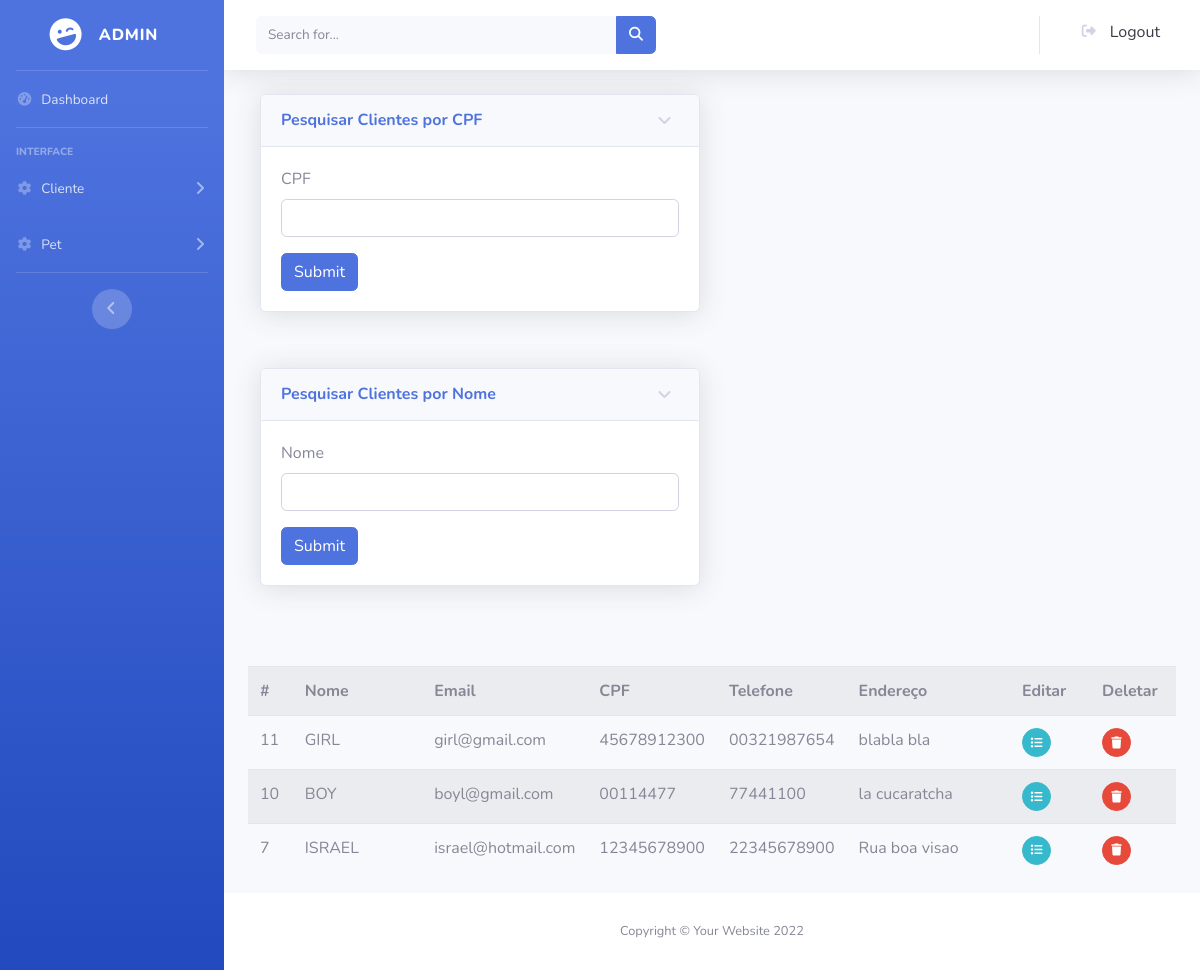
/produto/admin.php?rota=visualizar_cliente, run on the app's committed database.
### tables this page shows
CREATE TABLE `cliente` (
  `id_cliente` int(11) NOT NULL,
  `nome_cliente` varchar(150) NOT NULL,
  `email_cliente` varchar(200) NOT NULL,
  `cpf_cliente` varchar(14) NOT NULL,
  `telefone_cliente` varchar(17) NOT NULL,
  `endereco_cliente` varchar(300) NOT NULL,
  `data_cadastro_cliente` datetime NOT NULL DEFAULT current_timestamp()
);

### PHP_projetoClinicaPet/classes/Cliente.php (called while the page is built, shortened)
<?php
    include_once("../classes/Conexao.php");
    class Cliente {
        public $conexaoBD;
        public function __construct() {
            $objConexao = new Conexao();
            $this -> conexaoBD = $objConexao -> getConexao();
        }
        public function selecionarClientes() {
            $sql = "select * from cliente order by data_cadastro_cliente DESC";
            $this -> retornoBD = $this -> conexaoBD -> query($sql);
        }
    }

### PHP_projetoClinicaPet/classes/Conexao.php (called while the page is built)
<?php
    class Conexao{
        private $url;
        private $usuario;
        private $senha;
        private $baseDeDados;
        public function __construct() {
            $this -> url = "127.0.0.1";
            $this -> usuario = "root";
            $this -> senha = '';
            $this -> baseDeDados = 'clinica_pet';
        }
        public function getConexao() {
            return  new mysqli(
                $this -> url,
                $this -> usuario,
                $this -> senha,
                $this -> baseDeDados
            );
        }
    }

### include/visualizarCliente.php (the view, shortened to what this page needs)
<?php
    include_once("../classes/Cliente.php");
?>
<div class="col-lg-6" style="margin-bottom: 0.5rem;">
    <div class="card shadow mb-8">
        <a href="#collapseCardExample" class="d-block card-header py-3" data-toggle="collapse" role="button" aria-expanded="true" aria-controls="collapseCardExample">
            <h6 class="m-0 font-weight-bold text-primary">Pesquisar Clientes por CPF</h6>
        </a>
        <div class="collapse show" id="collapseCardExample">
            <div class="card-body">
                <form method="POST" action="">
                    <div class="mb-3">
                        <label for="cpf-cliente" class="form-label">CPF</label>
                        <input type="text" class="form-control" id="cpf-cliente" aria-describedby="cpfHelp" name="cpfCliente" required>
                    </div>
                    <button type="submit" class="btn btn-primary">Submit</button>
                </form>
            </div>
        </div>
    </div>
</div>
<br> <br>
<div class="col-lg-6" style="margin-bottom: 0.5rem;">
    <div class="card shadow mb-8">
        <a href="#collapseCardNome" class="d-block card-header py-3" data-toggle="collapse" role="button" aria-expanded="true" aria-controls="collapseCardNome">
            <h6 class="m-0 font-weight-bold text-primary">Pesquisar Clientes por Nome</h6>
        </a>
        <div class="collapse show" id="collapseCardNome">
            <div class="card-body">
                <form method="POST" action="">
                    <div class="mb-3">
                        <label for="nome-cliente" class="form-label">Nome</label>
                        <input type="text" class="form-control" id="nome-cliente" aria-describedby="nomeHelp" name="nomeCliente" required>
                    </div>
                    <button type="submit" class="btn btn-primary">Submit</button>
                </form>
            </div>
        </div>
    </div>
</div>
<?php
    $objCliente = new Cliente();
    $objCliente -> selecionarPorId(11);
    if (isset($_GET['id'])) {
        $objCliente -> selecionarPorId($_GET['id']);
    }
    else if (isset($_POST['cpfCliente'])) {
        $objCliente -> selecionarPorCPF($_POST['cpfCliente']);
    }
    else if (isset($_POST['nomeCliente'])) {
        $objCliente -> selecionarCliente($_POST['nomeCliente']);
    }
    else {
        $objCliente -> selecionarClientes();
    }
    if ($objCliente -> retornoBD != null) {
?>
    <br />
    <div class="row">
        <div class="col-12">
            <table class="table table-striped table-hover">
                <tr><br><br>
                    <th width="5%">#</th>
                    <th width="20%">Nome</th>
                    <th width="15%">Email</th>
                    <th width="5%">CPF</th>
                    <th width="10%">Telefone</th>
                    <th width="25%">Endereço</th>
                    <th width="10%">Editar</th>
                    <th width="10%">Deletar</th>
                </tr>
                <?php
                    while ($retorno = $objCliente -> retornoBD -> fetch_object()) {
                        echo '<tr><td>' . $retorno -> id_cliente . '</td><td>' .
                            $retorno -> nome_cliente . '</td><td>' .
                            $retorno -> email_cliente . '</td><td>' .
                            $retorno -> cpf_cliente . '</td><td>' .
                            $retorno -> telefone_cliente . '</td><td>' .
                            $retorno -> endereco_cliente . '</td>';
                        echo '<td><a href="?rota=editar_cliente&id=' . $retorno -> id_cliente . '" class="btn btn-info btn-circle btn-sm"><i class="fas fa-list"></i></a></td>';
                        echo '<td><a href="#" class="btn btn-danger btn-circle btn-sm" onclick=\'deletarCliente("' . $retorno -> id_cliente . '")\';><i class="fas fa-trash"></i></a></td></tr>';
                    }
                ?>
            </table>
        </div>
    </div>
<?php
    }
    else {
        echo "<script>alert('Falha ao consultar no Banco de Dados!')</script>";
    }
?>

### data on the page
cliente: id_cliente "11", nome_cliente "GIRL", email_cliente "girl@gmail.com", cpf_cliente "45678912300", telefone_cliente "00321987654", endereco_cliente "blabla bla"
cliente: id_cliente "10", nome_cliente "BOY", email_cliente "boyl@gmail.com", cpf_cliente "00114477", telefone_cliente "77441100", endereco_cliente "la cucaratcha"
cliente: id_cliente "7", nome_cliente "ISRAEL", email_cliente "israel@hotmail.com", cpf_cliente "12345678900", telefone_cliente "22345678900", endereco_cliente "Rua boa visao"
